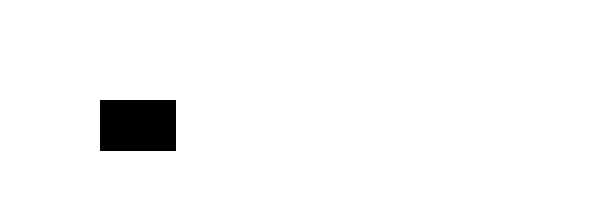
Frame 1 (no input)
Frame 60 (the mouse pressed at the canvas centre just before this capture): identical to frame 1, image omitted
Frame 120 (the mouse held since frame 60 and released just before this capture): identical to frame 1, image omitted

The Processing sketch that drew this single still picture (run headless with seeded random() and noise(); from frame 60 on, the mouse is pressed at the canvas centre):

// Processing sketch: ButtonObjectsExercise
// ── ButtonObjectsExercise.pde
// Learning Processing
// Daniel Shiffman
// http://www.learningprocessing.com

// Button location and size
float x = 100;   
float y = 100;   
float w = 75;   
float h = 50;   

// Is the button on or off?
boolean on = false;  


void setup() {
  size(600, 200);
}

void draw() {
  background(255);
  stroke(0);
  // The color changes based on the state of the button
  if (on) {
    fill(175);
  } else {
    fill(0);
  }
  rect(x, y, w, h);
}

void mousePressed() {
  if (mouseX > x && mouseX < x + w && mouseY > y && mouseY < y + h) {
    on = !on;
  }
}
